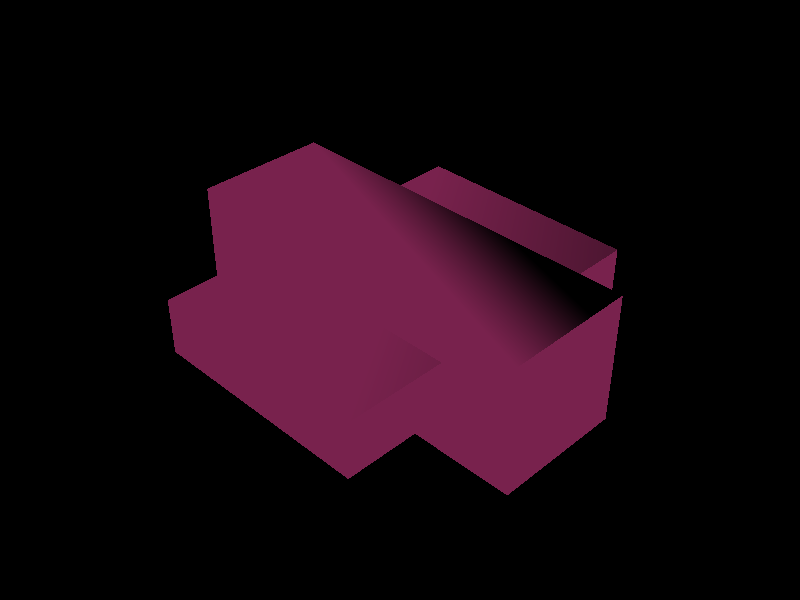

Reproduce this figure in Python.
#!/usr/bin/env python

# Import OBJ with shared MTL and render.

import os

import vtkmodules.vtkInteractionStyle  # noqa: F401
import vtkmodules.vtkRenderingFreeType  # noqa: F401
import vtkmodules.vtkRenderingOpenGL2  # noqa: F401

from vtkmodules.vtkIOImport import vtkOBJImporter
from vtkmodules.vtkRenderingCore import (
    vtkRenderWindow,
    vtkRenderWindowInteractor,
    vtkRenderer,
)

# Source
data_dir = os.environ.get("VPE_DATA_DIR", os.path.dirname(os.path.abspath(__file__)))
input_dir = os.path.join(data_dir, "Input")

# Import OBJ
obj_importer = vtkOBJImporter()
obj_importer.SetFileName(os.path.join(input_dir, "TestOBJImporter-SharedMtl.obj"))
obj_importer.SetFileNameMTL(os.path.join(input_dir, "TestOBJImporter-SharedMtl.mtl"))

# Renderer
renderer = vtkRenderer()

# Render window
render_window = vtkRenderWindow()
render_window.AddRenderer(renderer)
render_window.SetWindowName("obj importer-shared mtl")
render_window.SetMultiSamples(0)
render_window.SetSize(800, 600)

# Interactor
interactor = vtkRenderWindowInteractor()
interactor.SetRenderWindow(render_window)

obj_importer.SetRenderWindow(render_window)
obj_importer.Update()

# Scene
renderer.ResetCamera()
renderer.GetActiveCamera().SetPosition(10, 10, -10)
renderer.ResetCamera()

interactor.Initialize()
interactor.Start()
